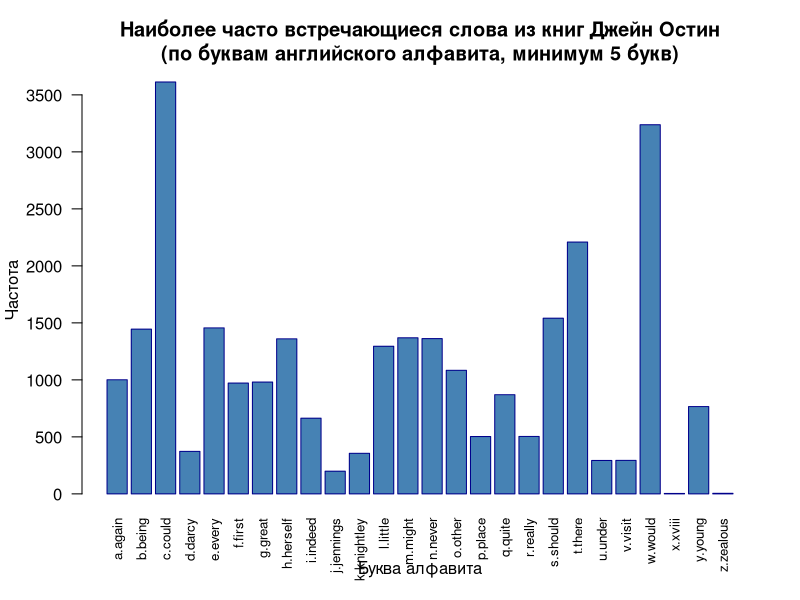

Source code (R):
# Лабораторная работа №7
# Задание 1 - Параллельное программирование
# Визуализация наиболее часто встречающихся слов из книг Джейн Остин

# Установка и подключение необходимых пакетов
if (!require("janeaustenr", quietly = TRUE)) {
  install.packages("janeaustenr")
}
if (!require("stringr", quietly = TRUE)) {
  install.packages("stringr")
}
if (!require("purrr", quietly = TRUE)) {
  install.packages("purrr")
}

library(janeaustenr)
library(stringr)
library(purrr)

# Функции из задания
extract_words <- function(book_name) {
  text <- subset(austen_books(), book == book_name)$text
  str_extract_all(text, boundary("word")) %>% unlist %>% tolower
}

janeausten_words <- function() {
  books <- austen_books()$book %>% unique %>% as.character
  words <- sapply(books, extract_words) %>% unlist
  words
}

max_frequency <- function(letter, words, min_length = 1) {
  w <- select_words(letter, words = words, min_length = min_length)
  frequency <- table(w)
  frequency[which.max(frequency)]
}

select_words <- function(letter, words, min_length = 1) {
  min_length_words <- words[nchar(words) >= min_length]
  grep(paste0("^", letter), min_length_words, value = TRUE)
}

# Создание вектора слов из книг Джейн Остин
words_vector <- janeausten_words()

# Создание именованного вектора с максимальной частотой слов для каждой буквы
# Используем sapply для применения функции max_frequency к каждой букве алфавита
# Минимальная длина слова: 5 букв
max_freq_words <- sapply(letters, function(letter) {
  max_frequency(letter, words = words_vector, min_length = 5)
})

# Визуализация результатов
cat("=== Наиболее часто встречающиеся слова (минимум 5 букв) ===\n")
print(max_freq_words)
cat("\n")

# Создание графика
barplot(max_freq_words, 
        main = "Наиболее часто встречающиеся слова из книг Джейн Остин\n(по буквам английского алфавита, минимум 5 букв)",
        xlab = "Буква алфавита",
        ylab = "Частота",
        las = 2,  # Вертикальные подписи для оси X
        col = "steelblue",
        border = "darkblue",
        cex.names = 0.8)
